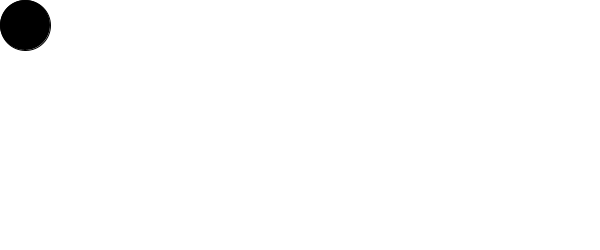
Frame 1 (no input)
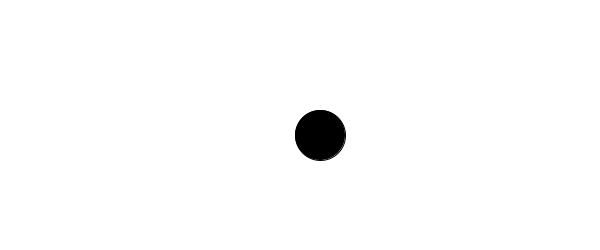
Frame 60 (the mouse pressed at the canvas centre just before this capture)
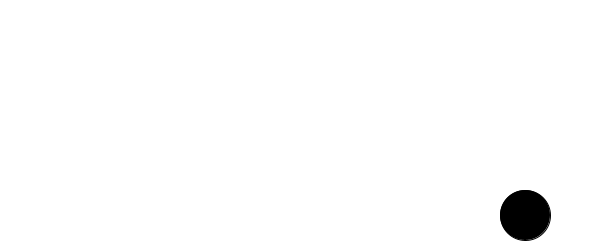
Frame 120 (the mouse held since frame 60 and released just before this capture)

The Processing sketch that drew these frames (run headless with seeded random() and noise(); from frame 60 on, the mouse is pressed at the canvas centre):

// Processing sketch: bouncing_ball
// ── bouncing_ball.pde
int speed=5;
int x=25;
boolean moveRight=true;
boolean moveUp=true;
int y=25;

void setup(){
size(600,250);


}

void draw(){

background(255);
fill(0);
ellipse(x,y,50,50);
if (moveRight == true) {
 // flytter til højre (speed er  2)
  x=x+speed;
}
if (moveUp == true) {
y=y+speed;
}
if (moveUp == false) {
y=y-speed;
}
  // flytter til venstre (-speed=-2)
  // x=x-speed;
if (moveRight == false) {
x=x-speed;
}
 if (x >= width-25) {
 moveRight= false;
 x=x-speed;
 }
 if (x<=0+25) {
 moveRight= true;
 
 }
 if (y>=height-20) {
 moveUp=false;
 y=y-speed;
 }
 if (y<=0+25){
 moveUp=true;
 }

}

/*void keyPressed(){
println(key);


if (key=='a') {
moveRight=false;
 
 }
 if (key=='d'){
 moveRight=true;
 }
 if (key=='s'){
 moveUp=true;
 }
 if (key=='w'){
 moveUp=false;
 
 }
// hvis key er A sæt moveRight til false
// hvis key er D sæt moveRight til true
}
*/
